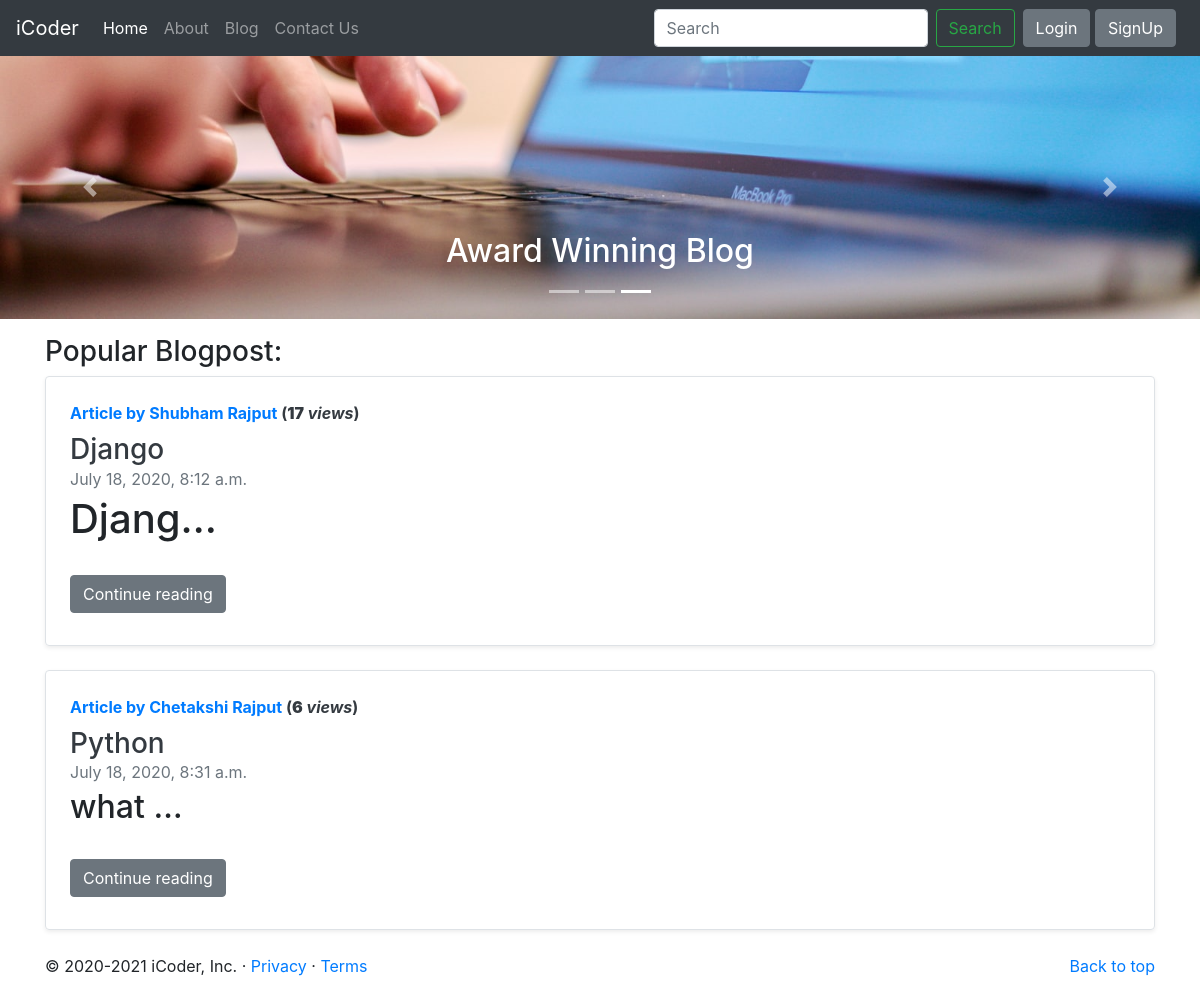
The page / on the database its author committed.
### blog/models.py (models this page shows, shortened)
class Post(models.Model):
    sno = models.AutoField(primary_key=True)
    title = models.CharField(default='', max_length=50)
    author = models.CharField(default='', max_length=30)
    content = models.TextField()
    views = models.IntegerField(default=0)
    slug = models.CharField(default='', max_length=80)
    timeStamp = models.DateTimeField(blank=True)

### home/views.py (the view)
# urls.py: path('', views.home, name='home'),
def home(request):
    allPosts = Post.objects.all()
    context = {'allPosts': allPosts}
    return render(request, 'home/home.html',context)

### templates/home/home.html (shortened to what this page needs)
{% extends 'base.html' %}
{% block homeactive %}active{% endblock homeactive %}
{% block body %}
<div id="carouselExampleCaptions" class="carousel slide carousel-fade" data-ride="carousel">
  <ol class="carousel-indicators">
    <li data-target="#carouselExampleCaptions" data-slide-to="0" class=""></li>
    <li data-target="#carouselExampleCaptions" data-slide-to="1" class=""></li>
    <li data-target="#carouselExampleCaptions" data-slide-to="2" class="active"></li>
  </ol>
  <div class="carousel-inner">
    <div class="carousel-item active">
      <img src="/static/images/4.jpg" class="d-block w-100" alt="...">
      <div class="carousel-caption d-none d-md-block">
        <h2>Award Winning Blog</h2>
      </div>
    </div>
  </div>
  <a class="carousel-control-prev" href="#carouselExampleCaptions" role="button" data-slide="prev">
    <span class="carousel-control-prev-icon" aria-hidden="true"></span>
  </a>
  <a class="carousel-control-next" href="#carouselExampleCaptions" role="button" data-slide="next">
    <span class="carousel-control-next-icon" aria-hidden="true"></span>
  </a>
</div>
<div class="container my-3">
  <h3>Popular Blogpost:</h3>
  {% for post in allPosts  %}
  <div class="row no-gutters border rounded overflow-hidden flex-md-row mb-4 shadow-sm h-md-250 position-relative">
    <div class="col p-4 d-flex flex-column position-static">
      <strong class="d-inline-block mb-2 text-primary">Article by {{post.author}} <span class='text-dark'>
          (<b>{{post.views}}</b> <em>views</em>)</span></strong>
      <h3 class="mb-0"><a class='text-dark' href="/blog/{{post.slug}}">{{post.title}}</a></h3>
      <div class="mb-1 text-muted">{{post.timeStamp}}</div>
      <p class="card-text mb-auto">
      <div class="preview">{{post.content|safe|truncatechars:10}}</div>
      </p>
      <div class='my-2'>
        <a href="/blog/{{post.slug}}" role='button' class="btn btn-secondary">Continue reading</a>
      </div>
    </div>
  </div>
  {% endfor %}
</div>
<footer class="container">
  <p class="float-right"><a href="#">Back to top</a></p>
  <p>© 2020-2021 iCoder, Inc. · <a href="#">Privacy</a> · <a href="#">Terms</a></p>
</footer>
{% endblock body %}

### templates/base.html (shortened to what this page needs)
<!doctype html>
<html lang="en">
<head>
  <link rel="stylesheet" href="https://stackpath.bootstrapcdn.com/bootstrap/4.5.0/css/bootstrap.min.css"
>
</head>
<body>
  <nav class="navbar navbar-expand-lg navbar-dark bg-dark">
    <a class="navbar-brand" href="/">iCoder</a>
    <div class="collapse navbar-collapse" id="navbarSupportedContent">
      <ul class="navbar-nav mr-auto">
        <li class="nav-item {% block homeactive %}{% endblock homeactive %}">
          <a class="nav-link" href="/">Home <span class="sr-only">(current)</span></a>
        </li>
        <li class="nav-item {% block aboutactive %}{% endblock aboutactive %}">
          <a class="nav-link" href="/about">About</a>
        </li>
        <li class="nav-item {% block blogactive %}{% endblock blogactive %}">
          <a class="nav-link" href="/blog">Blog</a>
        </li>
        <li class="nav-item {% block contactactive %}{% endblock contactactive %}">
          <a class="nav-link" href="/contact">Contact Us</a>
        </li>
      </ul>
      <form class="form-inline my-2 my-lg-0" method='get' action='/search'>
        <input name='query' id='search' class="form-control mr-sm-2" type="search" placeholder="Search"
          aria-label="Search">
        <button class="btn btn-outline-success my-2 my-sm-0" type="submit">Search</button>
      </form>
      {% if user.is_authenticated %}
      <div class="dropdown ml-2">
        <button class="btn btn-secondary dropdown-toggle" type="button" id="dropdownMenuButton" data-toggle="dropdown"
          aria-haspopup="true" aria-expanded="false">
          {{request.user}}
        </button>
        <div class="dropdown-menu" aria-labelledby="dropdownMenuButton">
          <a class="dropdown-item" href="/logout">Logout</a>
        </div>
      </div>
      {% else %}
      <div class="mx-2">
        <button type="button" class="btn btn-secondary" data-target="#loginModal" data-toggle="modal">Login</button>
        <button type="button" class="btn btn-secondary" data-target="#signUpModal" data-toggle="modal">SignUp</button>
      </div>
      {% endif %}
    </div>
  </nav>
  {% block body %}
  {% endblock body %}
</body>
</html>

### rows shown on the page
Post: author "Shubham Rajput", views "17", title "Django", timeStamp "July 18, 2020, 8:12 a.m.", content "Djang…"
Post: author "Chetakshi Rajput", views "6", title "Python", timeStamp "July 18, 2020, 8:31 a.m.", content "what …"
